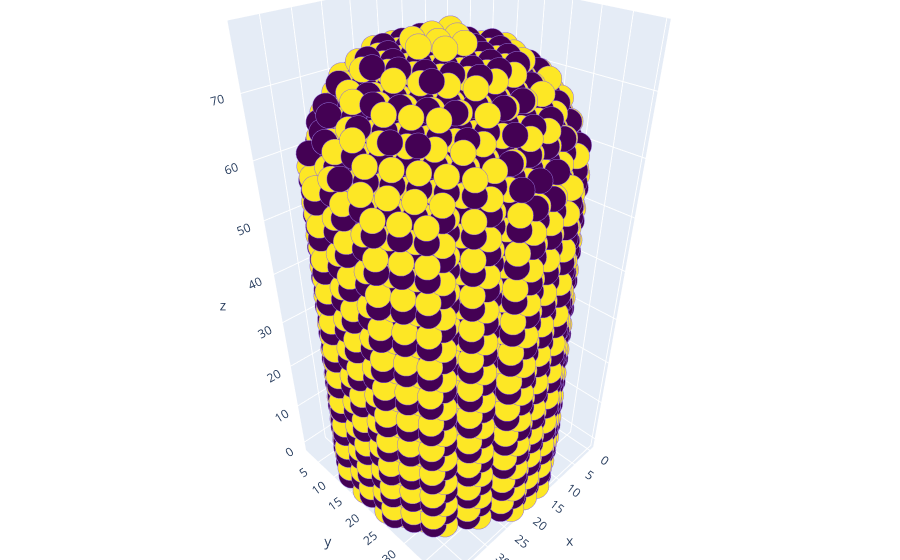

Notebook code cell kept with this figure:
### Code cell
visualize(pr_tip)

### Figure 1 — Plotly figure (JSON) as saved in the notebook; plotly's stock layout.template omitted (floating-point values rounded to 4 significant figures; data arrays with more than 128 entries replaced by an {"elided": "..."} marker saying what was removed)
{"data": [{"marker": {"color": {"elided": "5899 int values"}, "colorscale": [[0, "#440154"], [0.1111, "#482878"], [0.2222, "#3e4989"], [0.3333, "#31688e"], [0.4444, "#26828e"], [0.5556, "#1f9e89"], [0.6667, "#35b779"], [0.7778, "#6ece58"], [0.8889, "#b5de2b"], [1, "#fde725"]], "line": {"color": "MediumPurple", "width": 12}, "size": 9}, "mode": "markers", "type": "scatter3d", "x": {"elided": "5899 float values"}, "y": {"elided": "5899 float values"}, "z": {"elided": "5899 float values"}}], "layout": {"margin": {"b": 0, "l": 0, "r": 0, "t": 0}}}
